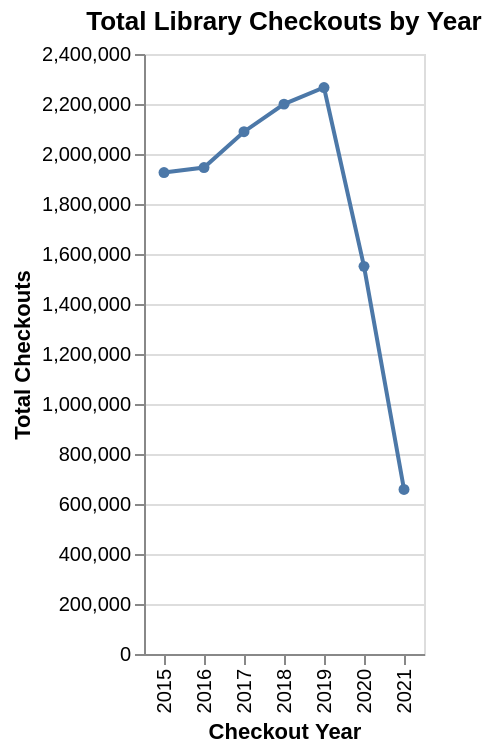

Source (notebook cell):
### Code cell
line_chart = alt.Chart(year_counts).mark_line(point=True).encode(
    x=alt.X("CheckoutYear:O", title="Checkout Year"),
    y=alt.Y("Checkouts:Q", title="Total Checkouts"),
    tooltip=["CheckoutYear", "Checkouts"]
).properties(
    title="Total Library Checkouts by Year"
).interactive()

line_chart

### Figure 1 — Vega-Lite specification as saved in the notebook (floating-point values rounded to 4 significant figures)
{"config": {"view": {"continuousWidth": 300, "continuousHeight": 300}}, "data": {"name": "data-954638e066a848f3a22a2767f9c7bbe9"}, "mark": {"type": "line", "point": true}, "encoding": {"tooltip": [{"field": "CheckoutYear", "type": "quantitative"}, {"field": "Checkouts", "type": "quantitative"}], "x": {"field": "CheckoutYear", "title": "Checkout Year", "type": "ordinal"}, "y": {"field": "Checkouts", "title": "Total Checkouts", "type": "quantitative"}}, "params": [{"name": "param_1", "select": {"type": "interval", "encodings": ["x", "y"]}, "bind": "scales"}], "title": "Total Library Checkouts by Year", "$schema": "https://vega.github.io/schema/vega-lite/v5.20.1.json", "datasets": {"data-954638e066a848f3a22a2767f9c7bbe9": [{"CheckoutYear": 2015, "Checkouts": 1925684}, {"CheckoutYear": 2016, "Checkouts": 1945922}, {"CheckoutYear": 2017, "Checkouts": 2089190}, {"CheckoutYear": 2018, "Checkouts": 2199462}, {"CheckoutYear": 2019, "Checkouts": 2265956}, {"CheckoutYear": 2020, "Checkouts": 1550545}, {"CheckoutYear": 2021, "Checkouts": 658327}]}}
